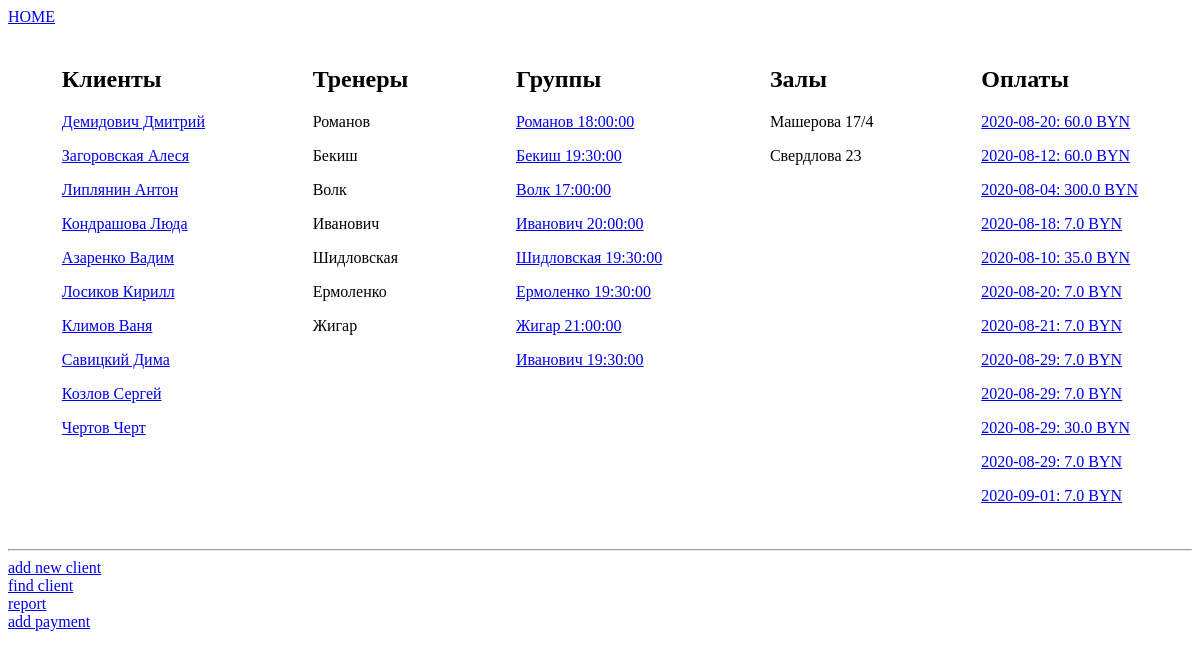
The app's page /, older data.
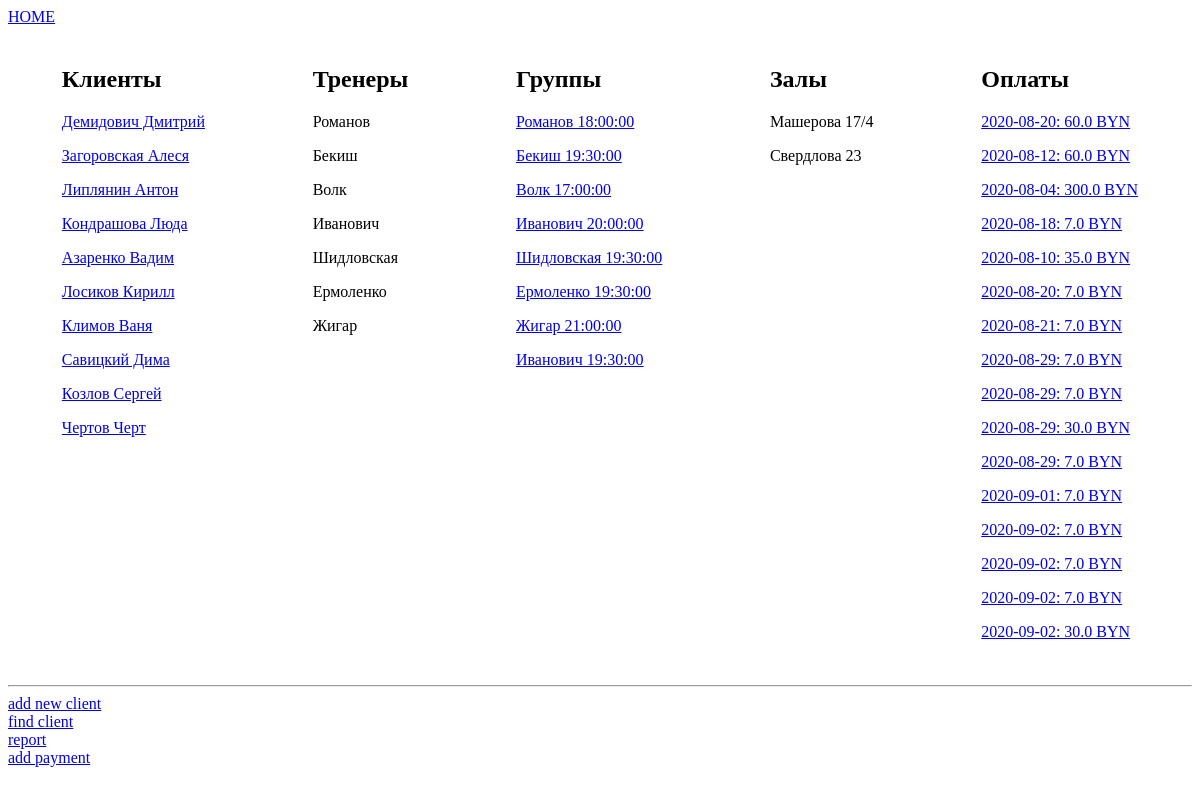
The same page, newer data.
### billing/models.py (models this page shows, shortened)
class Client(models.Model):
    member_card = models.CharField(verbose_name='Членская карта', max_length=4, blank=True, null=True)
    name = models.CharField(verbose_name='ФИО', max_length=50, blank=True, null=True)
    tel_number = models.CharField(verbose_name='Номер телефона', max_length=20, blank=True, null=True)
    info = models.TextField(verbose_name='Дополнительная информация', null=True, blank=True)
    training_type_choices = [
        ('I', 'Индивидуал'),
        ('G', 'В группе'),
        ('B', 'Смешанный'),
    ]
    cl_type = models.CharField(verbose_name='Тип клиента', max_length=1, choices=training_type_choices, default='G')
    treners = models.ManyToManyField(Trener, verbose_name='Тренер', blank=True)
    groups = models.ManyToManyField(Group, verbose_name='Группа', blank=True)
    def __str__(self):
        return self.name
    class Meta:
        verbose_name = 'Клиент'
        verbose_name_plural = 'Клиенты'

class Trener(models.Model):
    name = models.CharField(max_length=50, verbose_name = 'Имя')
    tel_number = models.CharField(max_length=20, verbose_name = 'Номер телефона')
    info = models.TextField(blank=True, null=False, verbose_name = 'Дополнительная информация')
    class Meta:
        verbose_name = 'Тренер'
        verbose_name_plural = 'Тренеры'
    def __str__(self):
        return self.name.split(' ')[0]

class Group(models.Model):
    gr_type_choices = [
        ('A', 'Взрослая'),
        ('C', 'Детская')
    ]
    sport_type_choices = [
        ('B', 'Классический бокс'),
        ('T', 'Тайский бокс'),
        ('W', 'Женская группа'),
        ('M', 'ММА')
    ]
    gr_type = models.CharField(verbose_name='Возраст', max_length=1, choices=gr_type_choices, default='A')
    sport_type = models.CharField(verbose_name='Тип', max_length=1, choices = sport_type_choices, default='T')
    time = models.TimeField(verbose_name='Время')
    trener = models.ForeignKey('Trener', verbose_name='Тренер', on_delete=models.PROTECT, null=True, blank=True)
    address = models.ForeignKey('Address', verbose_name='Зал', on_delete=models.PROTECT, null=True, blank=True)
    class Meta:
        verbose_name = 'Группа'
        verbose_name_plural = 'Группы'
    def __str__(self):
        name = self.trener.name.split()[0]
        return ' '.join([name, str(self.time)])

class Address(models.Model):
    address_choices = [
        ('Машерова 17/4', 'Машерова 17/4'),
        ('Свердлова 23', 'Свердлова 23')
    ]
    address = models.CharField(max_length=20, choices = address_choices)
    tel_number = models.CharField(max_length = 20)
    class Meta:
        verbose_name = 'Адрес'
        verbose_name_plural = 'Адреса'
    def __str__(self):
        return self.address

class Payment(models.Model):
    client = models.ForeignKey(Client, on_delete=models.PROTECT, verbose_name='Плательщик')
    payment_to_choices = [
        ('G', 'В группу'),
        ('I', 'Индивидуально')
    ]
    payment_type_choices = [
        ('O', 'Разовый платеж'),
        ('M', 'Месячный взнос')
    ]
    payment_to = models.CharField(max_length=1, choices=payment_to_choices, default='G', verbose_name='Направление оплаты')
    payment_type = models.CharField(max_length=1, choices=payment_type_choices, default='M', verbose_name='Тип оплаты')
    trener = models.ForeignKey(Trener, on_delete=models.PROTECT, verbose_name='Тренер', blank=True, null=True)
    group = models.ForeignKey(Group, on_delete=models.PROTECT, verbose_name='Группа', blank=True, null=True)
    date = models.DateField(verbose_name='Дата оплаты', default=timezone.now)
    amount = models.FloatField(verbose_name='Сумма', default=60)
    trener_part = models.FloatField(verbose_name='Тренеру', default=0)
    def __str__(self):
        return f'{self.date}: {self.amount} BYN'
    class Meta:
        verbose_name = 'Оплата'
        verbose_name_plural = 'Оплаты'

### billing/views.py (the view)
# urls.py: path('', views.index, name='index'),
def index(request):
    clinets = Client.objects.all()
    treners = Trener.objects.all()
    addresses = Address.objects.all()
    groups = Group.objects.all()
    payments = Payment.objects.all()
    return render(request, 'billing/index.html', {
        'clients': clinets,
        'treners': treners,
        'addresses': addresses,
        'groups': groups,
        'payments':payments,
    })

### ChinukMaster/templates/billing/index.html (shortened to what this page needs)
{% extends 'billing/base.html' %}
{% block content %}
<div class="container info-list">
    <div class="div-clients content">
        <h2>Клиенты</h2>
        {% for client in clients %}
            <a href="{% url 'detail_client' client.id %}"><p>{{client}}</p></a>
        {% endfor %}
    </div>
    <div class="div-treners content">
        <h2>Тренеры</h2>
        {% for trener in treners %}
            <p>{{trener}}</p>
        {% endfor %}
    </div>
    <div class="div-groups content">
        <h2>Группы</h2>
        {% for group in groups %}
            <a href="{% url 'detail_group' group.id %}"><p>{{group}}</p></a>
        {% endfor %}
    </div>
    <div class="div-addresses content">
        <h2>Залы</h2>
        {% for address in addresses %}
            <p>{{address}}</p>
        {% endfor %}
    </div>
    <div class="div-payments content">
        <h2>Оплаты</h2>
        {% for payment in payments %}
            <a href="{% url 'detail_payment' payment.id %}"><p>{{payment}}</p></a>
        {% endfor %}
    </div>
</div>
<hr>
<div class="actions">
    <div><a href="{% url 'new_client' %}" class="add_new_client">add new client</a></div>
    <div><a href="{% url 'find_client' %}">find client</a></div>
    <div><a href="{% url 'get_report' %}">report</a></div>
    <div><a href="{% url 'add_payment' %}">add payment</a></div>
</div>
{% endblock %}

Row changes from the older to the newer data that the page shows:
added Payment: date+amount "2020-09-02: 7.0 BYN"
added Payment: date+amount "2020-09-02: 7.0 BYN"
added Payment: date+amount "2020-09-02: 7.0 BYN"
added Payment: date+amount "2020-09-02: 30.0 BYN"
